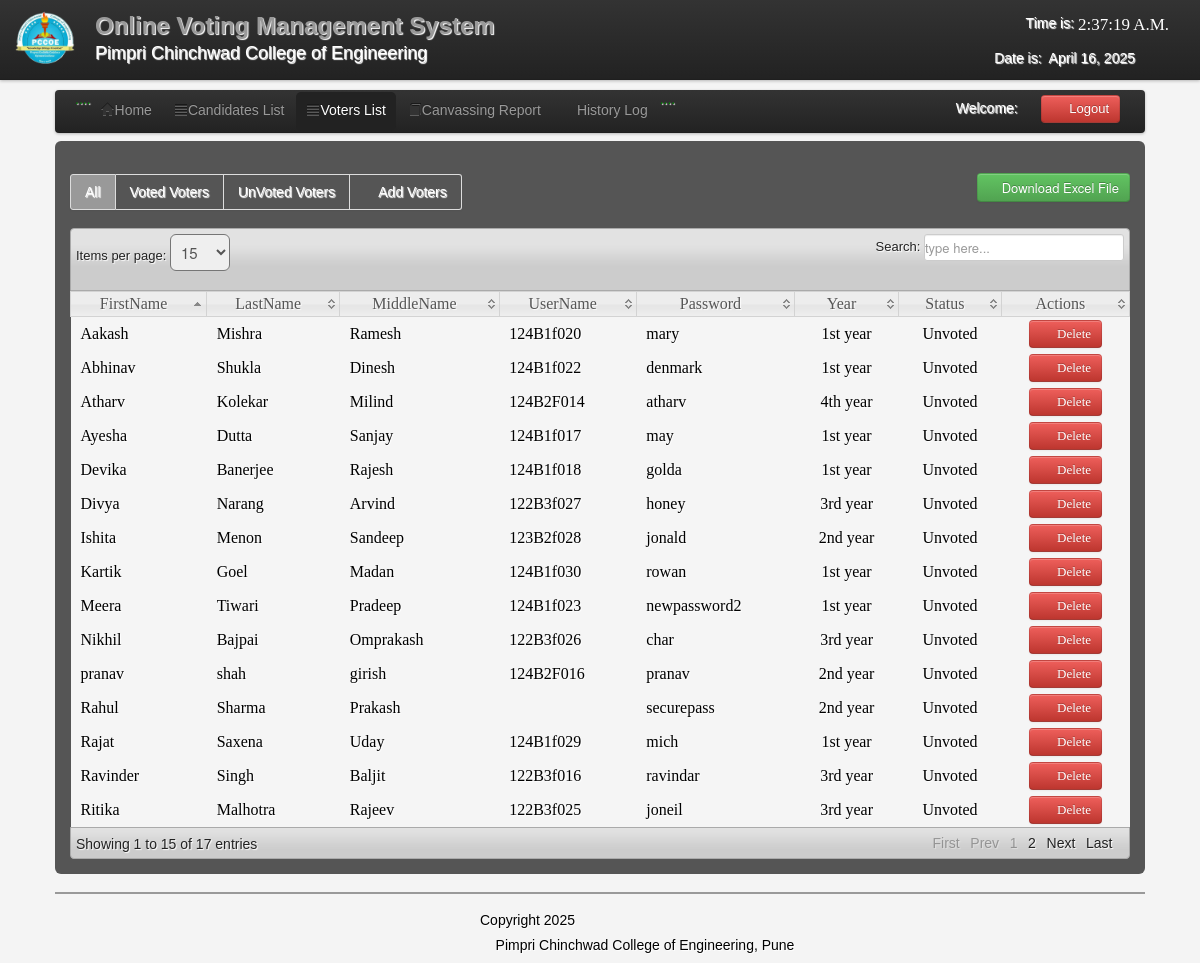
The app's page /admin/voter_list.php (signed in) with its own data.
### tables this page shows
CREATE TABLE `voters` (
  `VoterID` int(11) NOT NULL,
  `FirstName` varchar(150) NOT NULL,
  `LastName` varchar(150) NOT NULL,
  `MiddleName` varchar(100) NOT NULL,
  `Username` varchar(100) NOT NULL,
  `Password` varchar(100) NOT NULL,
  `Year` varchar(100) NOT NULL,
  `Status` varchar(20) NOT NULL
);

### admin/voter_list.php (the view, shortened to what this page needs)
<?php
include('session.php');
include('header.php');
include('dbcon.php');
?>
</head>
<body>
<?php include('nav_top.php'); ?>
<div class="wrapper">
<div class="home_body">
<div class="navbar">
	<div class="navbar-inner">
	<div class="container">
	<ul class="nav nav-pills">
	  <li>....</li>
	  <li><a href="home.php"><i class="icon-home icon-large"></i>Home</a></li>
	  <li><a  href="candidate_list.php"><i class="icon-align-justify icon-large"></i>Candidates List</a></li>
	  <li class="active"><a  href="voter_list.php"><i class="icon-align-justify icon-large"></i>Voters List</a></li>
		 <li><a  href="canvassing_report.php"><i class="icon-book icon-large"></i>Canvassing Report</a></li>
		    <li><a  href="History.php"><i class="icon-table icon-large"></i>History Log</a>
		   <li>....</li>
	 </ul>
	<form class="navbar-form pull-right">
		<?php $result=mysqli_query($conn,"select * from users where User_id='$id_session'");
	$row=mysqli_fetch_array($result);
	?>
	<font color="white">Welcome:<i class="icon-user-md"></i><?php echo $row['User_Type']; ?></font>
	<a class="btn btn-danger" id="logout" data-toggle="modal" href="#myModal"><i class="icon-off"></i>&nbsp;Logout</a>
	</form>
	</div>
	</div>
	</div>
	<div id="element" class="hero-body">
		    <div class="pagination">
    <ul>
    <li  class="active"><a href="voter_list.php"><font color="white">All</font></a></li>
    <li  class=""><a href="Voted_voters.php"><font color="white">Voted Voters</font></a></li>
    <li  class=""><a href="Unvoted_voters.php"><font color="white">UnVoted Voters</font></a></li>
    <li  class=""><a href="new_voter.php"><font color="white"><i class="icon-plus icon-large"></i>Add Voters</font></a></li>
    </ul>
    </div>
	<div class="excel_button">
			<form method="POST" action="excel_voter.php">
	<button id="excel" class="btn btn-success" name="save"><i class="icon-download icon-large"></i>Download Excel File</button>
	</form>
	</div>
	<table class="users-table">
<div class="demo_jui">
		<table cellpadding="0" cellspacing="0" border="0" class="display" id="log" class="jtable">
			<thead>
				<tr>
				<th>FirstName</th>
				<th>LastName</th>
				<th>MiddleName</th>
				<th>UserName</th>
				<th>Password</th>
				<th>Year</th>
				<th>Status</th>
				<th>Actions</th>
				</tr>
			</thead>
			<tbody>
<?php $voter_query=mysqli_query($conn,"select  * from voters");
		while($voter_rows=mysqli_fetch_array($voter_query)){ $id=$voter_rows['VoterID'];?>
<tr class="del<?php echo $id ?>">
	<td><?php echo $voter_rows['FirstName']; ?></td>
	<td><?php echo $voter_rows['LastName']; ?></td>
	<td><?php echo $voter_rows['MiddleName']; ?></td>
	<td><?php echo $voter_rows['Username']; ?></td>
	<td><?php echo $voter_rows['Password']; ?></td>
	<td align="center"><?php echo $voter_rows['Year']; ?></td>
	<td align="center"><?php echo $voter_rows['Status']; ?></td>
	<td align="center"><a class="btn btn-danger1"  id="<?php echo $id; ?>">  <i class="icon-trash icon-large"></i>&nbsp;Delete</a>
	</tr>
<?php } ?>
			</tbody>
		</table>
	</div>
	<?php include('footer.php')?>
</div>
</div>
</body>
</html>

### admin/css/datatable/demo_table_jui.css (style rules this page uses)
table.display thead th { cursor: pointer; padding: 3px 0 3px 10px; }
table.display { border-collapse: collapse; clear: both; margin: 0 auto; width: 100%; }
table.display td { padding: 3px 10px; }
tr.odd { background-color: #f5f5f5; }
tr.even { background-color: #f5f5f5; }
tr.odd td.sorting_1 { background-color: f5f5f5; }
tr.even td.sorting_1 { background-color: f5f5f5; }

### admin/css/Home.css (style rules this page uses)
* { margin:0; padding:0; }
body { font-family:"Trebuchet MS", "Myriad Pro", Arial, sans-serif; font-size:14px; background-color: #fff; background:#f4f4f4 url(../images/bg.gif) repeat top left; text-shadow:1px 1px 1px #fff; background-position: 0 0px; }
.wrapper { width:1090px; margin:10px auto; }

### records on screen
voters: FirstName "Meera", LastName "Tiwari", MiddleName "Pradeep", Username "124B1f023", Password "newpassword2", Year "1st year", Status "Unvoted"
voters: FirstName "Ayesha", LastName "Dutta", MiddleName "Sanjay", Username "124B1f017", Password "may", Year "1st year", Status "Unvoted"
voters: FirstName "Devika", LastName "Banerjee", MiddleName "Rajesh", Username "124B1f018", Password "golda", Year "1st year", Status "Unvoted"
voters: FirstName "Aakash", LastName "Mishra", MiddleName "Ramesh", Username "124B1f020", Password "mary", Year "1st year", Status "Unvoted"
voters: FirstName "Abhinav", LastName "Shukla", MiddleName "Dinesh", Username "124B1f022", Password "denmark", Year "1st year", Status "Unvoted"
voters: FirstName "Ravinder", LastName "Singh", MiddleName "Baljit", Username "122B3f016", Password "ravindar", Year "3rd year", Status "Unvoted"
voters: FirstName "Ritika", LastName "Malhotra", MiddleName "Rajeev", Username "122B3f025", Password "joneil", Year "3rd year", Status "Unvoted"
voters: FirstName "Nikhil", LastName "Bajpai", MiddleName "Omprakash", Username "122B3f026", Password "char", Year "3rd year", Status "Unvoted"
voters: FirstName "Divya", LastName "Narang", MiddleName "Arvind", Username "122B3f027", Password "honey", Year "3rd year", Status "Unvoted"
voters: FirstName "Ishita", LastName "Menon", MiddleName "Sandeep", Username "123B2f028", Password "jonald", Year "2nd year", Status "Unvoted"
voters: FirstName "Rajat", LastName "Saxena", MiddleName "Uday", Username "124B1f029", Password "mich", Year "1st year", Status "Unvoted"
voters: FirstName "Kartik", LastName "Goel", MiddleName "Madan", Username "124B1f030", Password "rowan", Year "1st year", Status "Unvoted"
voters: FirstName "pranav", LastName "shah", MiddleName "girish", Username "124B2F016", Password "pranav", Year "2nd year", Status "Unvoted"
voters: FirstName "Atharv", LastName "Kolekar", MiddleName "Milind", Username "124B2F014", Password "atharv", Year "4th year", Status "Unvoted"
voters: FirstName "Rahul", LastName "Sharma", MiddleName "Prakash", Password "securepass", Year "2nd year", Status "Unvoted"
